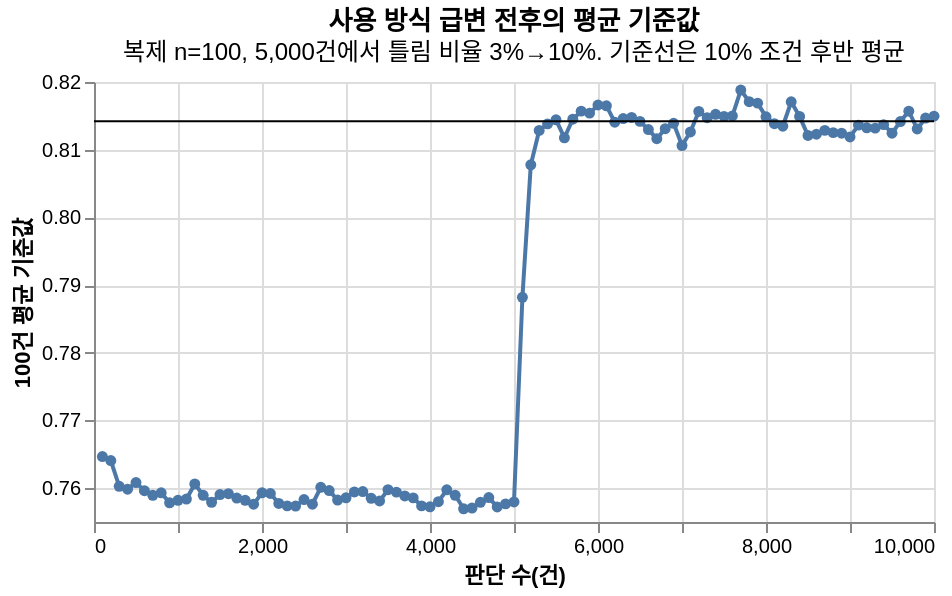

Express this chart as Vega-Lite.
### Vega-Lite specification from a JSON file in a GitHub repository (floating-point values rounded to 4 significant figures)
{"$schema": "https://vega.github.io/schema/vega-lite/v5.json", "title": {"text": "사용 방식 급변 전후의 평균 기준값", "subtitle": "복제 n=100, 5,000건에서 틀림 비율 3%→10%. 기준선은 10% 조건 후반 평균"}, "width": 420, "height": 220, "layer": [{"data": {"values": [{"judgment": 100, "threshold": 0.7647}, {"judgment": 200, "threshold": 0.7641}, {"judgment": 300, "threshold": 0.7603}, {"judgment": 400, "threshold": 0.7598}, {"judgment": 500, "threshold": 0.7608}, {"judgment": 600, "threshold": 0.7596}, {"judgment": 700, "threshold": 0.7589}, {"judgment": 800, "threshold": 0.7593}, {"judgment": 900, "threshold": 0.7578}, {"judgment": 1000, "threshold": 0.7582}, {"judgment": 1100, "threshold": 0.7584}, {"judgment": 1200, "threshold": 0.7606}, {"judgment": 1300, "threshold": 0.7589}, {"judgment": 1400, "threshold": 0.7579}, {"judgment": 1500, "threshold": 0.7591}, {"judgment": 1600, "threshold": 0.7592}, {"judgment": 1700, "threshold": 0.7585}, {"judgment": 1800, "threshold": 0.7582}, {"judgment": 1900, "threshold": 0.7576}, {"judgment": 2000, "threshold": 0.7593}, {"judgment": 2100, "threshold": 0.7592}, {"judgment": 2200, "threshold": 0.7577}, {"judgment": 2300, "threshold": 0.7574}, {"judgment": 2400, "threshold": 0.7574}, {"judgment": 2500, "threshold": 0.7583}, {"judgment": 2600, "threshold": 0.7576}, {"judgment": 2700, "threshold": 0.7601}, {"judgment": 2800, "threshold": 0.7596}, {"judgment": 2900, "threshold": 0.7582}, {"judgment": 3000, "threshold": 0.7586}, {"judgment": 3100, "threshold": 0.7594}, {"judgment": 3200, "threshold": 0.7595}, {"judgment": 3300, "threshold": 0.7585}, {"judgment": 3400, "threshold": 0.7581}, {"judgment": 3500, "threshold": 0.7598}, {"judgment": 3600, "threshold": 0.7594}, {"judgment": 3700, "threshold": 0.7589}, {"judgment": 3800, "threshold": 0.7586}, {"judgment": 3900, "threshold": 0.7574}, {"judgment": 4000, "threshold": 0.7572}, {"judgment": 4100, "threshold": 0.758}, {"judgment": 4200, "threshold": 0.7598}, {"judgment": 4300, "threshold": 0.7589}, {"judgment": 4400, "threshold": 0.757}, {"judgment": 4500, "threshold": 0.7571}, {"judgment": 4600, "threshold": 0.7579}, {"judgment": 4700, "threshold": 0.7586}, {"judgment": 4800, "threshold": 0.7572}, {"judgment": 4900, "threshold": 0.7577}, {"judgment": 5000, "threshold": 0.758}, {"judgment": 5100, "threshold": 0.7882}, {"judgment": 5200, "threshold": 0.8078}, {"judgment": 5300, "threshold": 0.8128}, {"judgment": 5400, "threshold": 0.8138}, {"judgment": 5500, "threshold": 0.8144}, {"judgment": 5600, "threshold": 0.8118}, {"judgment": 5700, "threshold": 0.8145}, {"judgment": 5800, "threshold": 0.8157}, {"judgment": 5900, "threshold": 0.8154}, {"judgment": 6000, "threshold": 0.8166}, {"judgment": 6100, "threshold": 0.8165}, {"judgment": 6200, "threshold": 0.8141}, {"judgment": 6300, "threshold": 0.8146}, {"judgment": 6400, "threshold": 0.8148}, {"judgment": 6500, "threshold": 0.8142}, {"judgment": 6600, "threshold": 0.813}, {"judgment": 6700, "threshold": 0.8116}, {"judgment": 6800, "threshold": 0.8131}, {"judgment": 6900, "threshold": 0.8139}, {"judgment": 7000, "threshold": 0.8106}, {"judgment": 7100, "threshold": 0.8126}, {"judgment": 7200, "threshold": 0.8156}, {"judgment": 7300, "threshold": 0.8147}, {"judgment": 7400, "threshold": 0.8152}, {"judgment": 7500, "threshold": 0.8149}, {"judgment": 7600, "threshold": 0.815}, {"judgment": 7700, "threshold": 0.8188}, {"judgment": 7800, "threshold": 0.8171}, {"judgment": 7900, "threshold": 0.8169}, {"judgment": 8000, "threshold": 0.8149}, {"judgment": 8100, "threshold": 0.8138}, {"judgment": 8200, "threshold": 0.8135}, {"judgment": 8300, "threshold": 0.8171}, {"judgment": 8400, "threshold": 0.8149}, {"judgment": 8500, "threshold": 0.8121}, {"judgment": 8600, "threshold": 0.8123}, {"judgment": 8700, "threshold": 0.8129}, {"judgment": 8800, "threshold": 0.8125}, {"judgment": 8900, "threshold": 0.8124}, {"judgment": 9000, "threshold": 0.8119}, {"judgment": 9100, "threshold": 0.8136}, {"judgment": 9200, "threshold": 0.8132}, {"judgment": 9300, "threshold": 0.8132}, {"judgment": 9400, "threshold": 0.8137}, {"judgment": 9500, "threshold": 0.8124}, {"judgment": 9600, "threshold": 0.8142}, {"judgment": 9700, "threshold": 0.8157}, {"judgment": 9800, "threshold": 0.8131}, {"judgment": 9900, "threshold": 0.8147}, {"judgment": 10000, "threshold": 0.815}]}, "mark": {"type": "line", "point": true}, "encoding": {"x": {"field": "judgment", "type": "quantitative", "title": "판단 수(건)"}, "y": {"field": "threshold", "type": "quantitative", "title": "100건 평균 기준값", "scale": {"zero": false}}}}, {"data": {"values": [{"target": 0.8142}]}, "mark": "rule", "encoding": {"y": {"field": "target", "type": "quantitative"}}}]}
